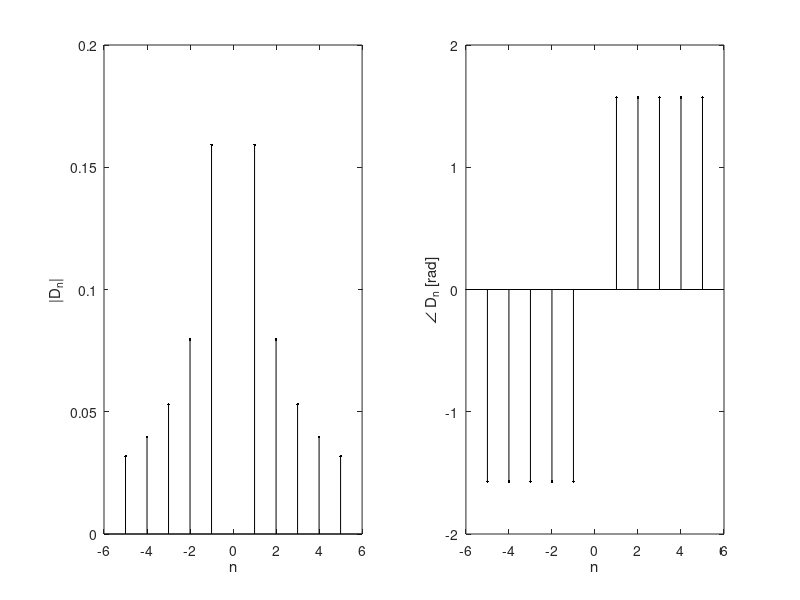

Reproduce this figure in MATLAB.
clf; n = (-5:5); D_n = (1/(2.*pi).^2).*((2.*pi./(-1j.*n) + 1./(n.^2)).*exp(-1j.*n.*2*pi) - 1./(n.^2));
subplot(1,2,1); stem(n,abs(D_n),'.k');
xlabel('n'); ylabel('|D_n|');
subplot(1,2,2); stem(n,angle(D_n),'.k');
xlabel('n'); ylabel('\angle D_n [rad]')